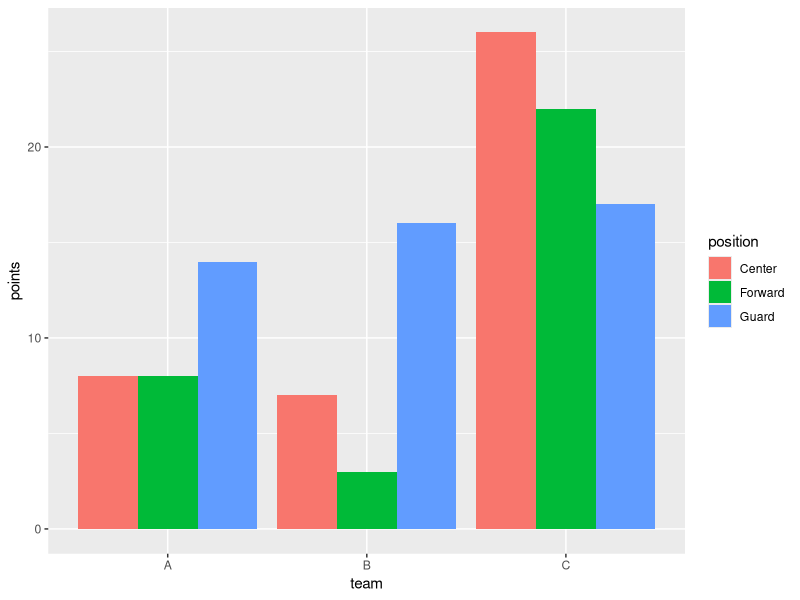
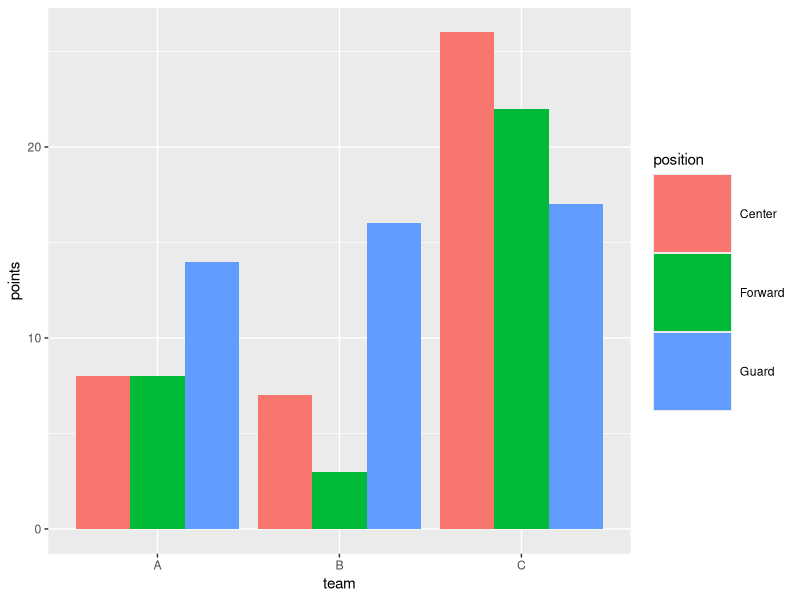
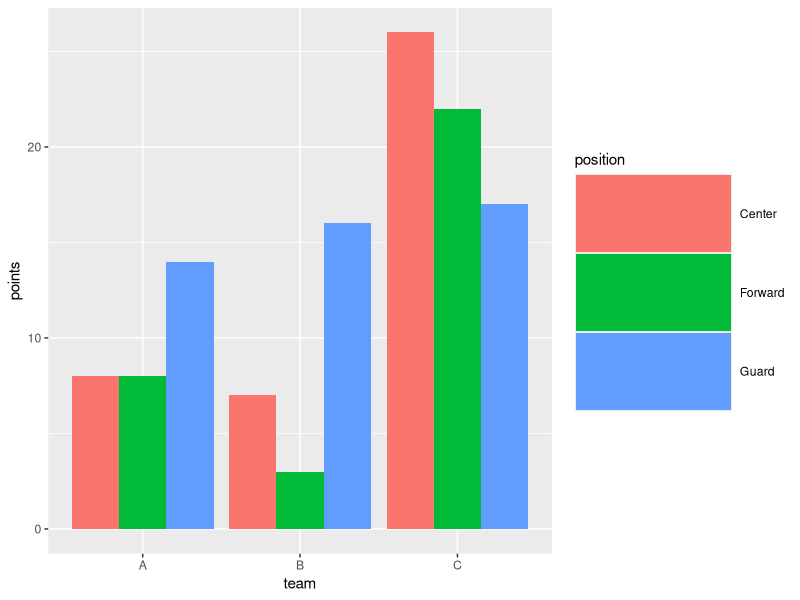
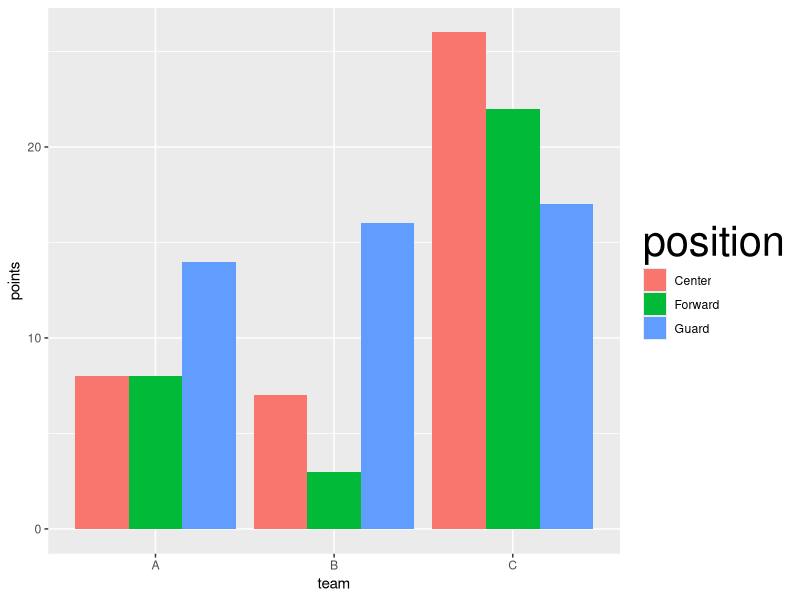
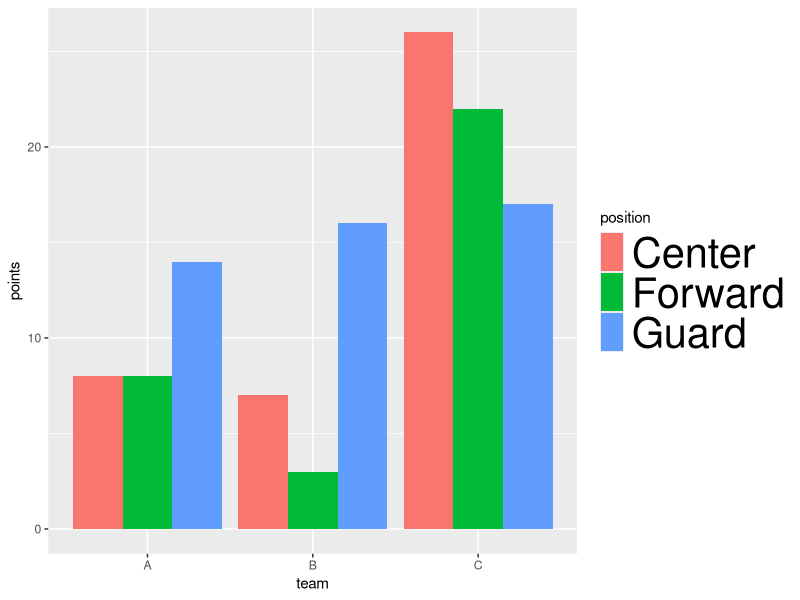

R code for these plots, in order:
# Change ggplot2 Legend Key Size
library(ggplot2)

# create data frame
df <- data.frame(team=rep(c("A", "B", "C"), each=3),
                 position=rep(c("Guard", "Forward", "Center"), times=3),
                 points=c(14, 8, 8, 16, 3, 7, 17, 22, 26))

# create grouped barplot
ggplot(df, aes(fill=position, y=points, x=team)) +
  geom_bar(position="dodge", stat="identity")

# The following code shows how to use the legend.key.size argument to
# make the keys of the legend larger:
ggplot(df, aes(fill=position, y=points, x=team)) +
  geom_bar(position="dodge", stat="identity") +
  theme(legend.key.size = unit(2, "cm"))

# We can also use the legend.key.width and legend.key.height arguments
# to specify widths and heights for the keys:
ggplot(df, aes(fill=position, y=points, x=team)) +
  geom_bar(position="dodge", stat="identity") +
  theme(legend.key.height = unit(2, "cm"),
        legend.key.width = unit(4, "cm"))

# Change ggplot2 Legend Title Font Size
ggplot(df, aes(fill=position, y=points, x=team)) +
  geom_bar(position="dodge", stat = "identity") + 
  theme(legend.title = element_text(size=30))

# Change ggplot2 Legend Text Font Size
ggplot(df, aes(fill=position, y=points, x=team)) + 
  geom_bar(position="dodge", stat = "identity" ) +
  theme(legend.text = element_text(size=30))
